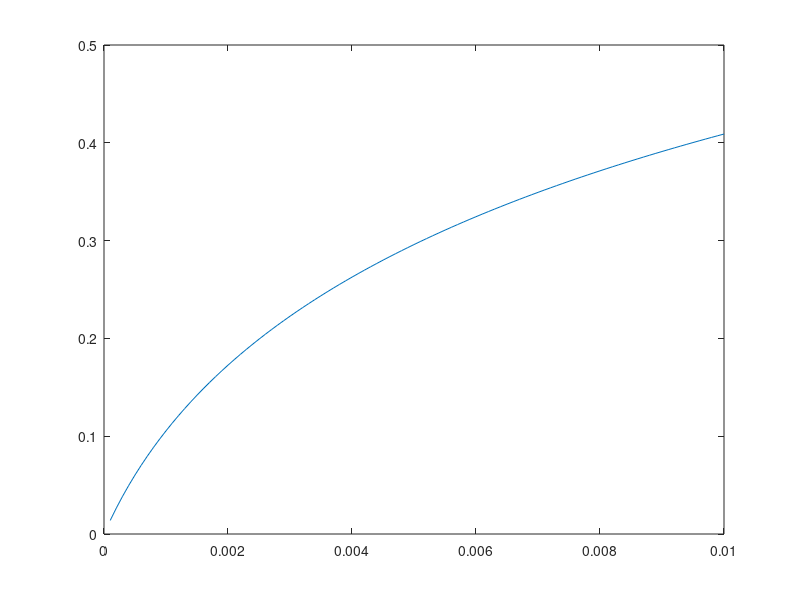

Here is the MATLAB script that generated this plot:
clc
clear

y1 = 1;
y2 = 2;
r = .04;
beta = .97;
delta = .02;
c2s = 3;
sigma = 4;

rangeeta = .0001:.0001:.01;
rangec1s = 0.01:.1:4.5*2.54;

c = [];
for i = 1:length(rangeeta)
    eta = rangeeta(i);
    c1 = [];
    for j = 1:length(rangec1s)
        c1s = rangec1s(j);
        
        c1(j) = (y1*(1+r)+y2)/(delta+r+(beta*(delta+r)*(1+eta*c2s^(sigma-1))/(1+eta*c1s^(sigma-1)))^(1/sigma));
        [c1s c1(j)]
    end
    p = regress(c1',[ones(size(c1')) rangec1s']);
    c(i) = p(2,1);
end
plot(rangeeta,c)

etaest = interp1(c,rangeeta,.05)